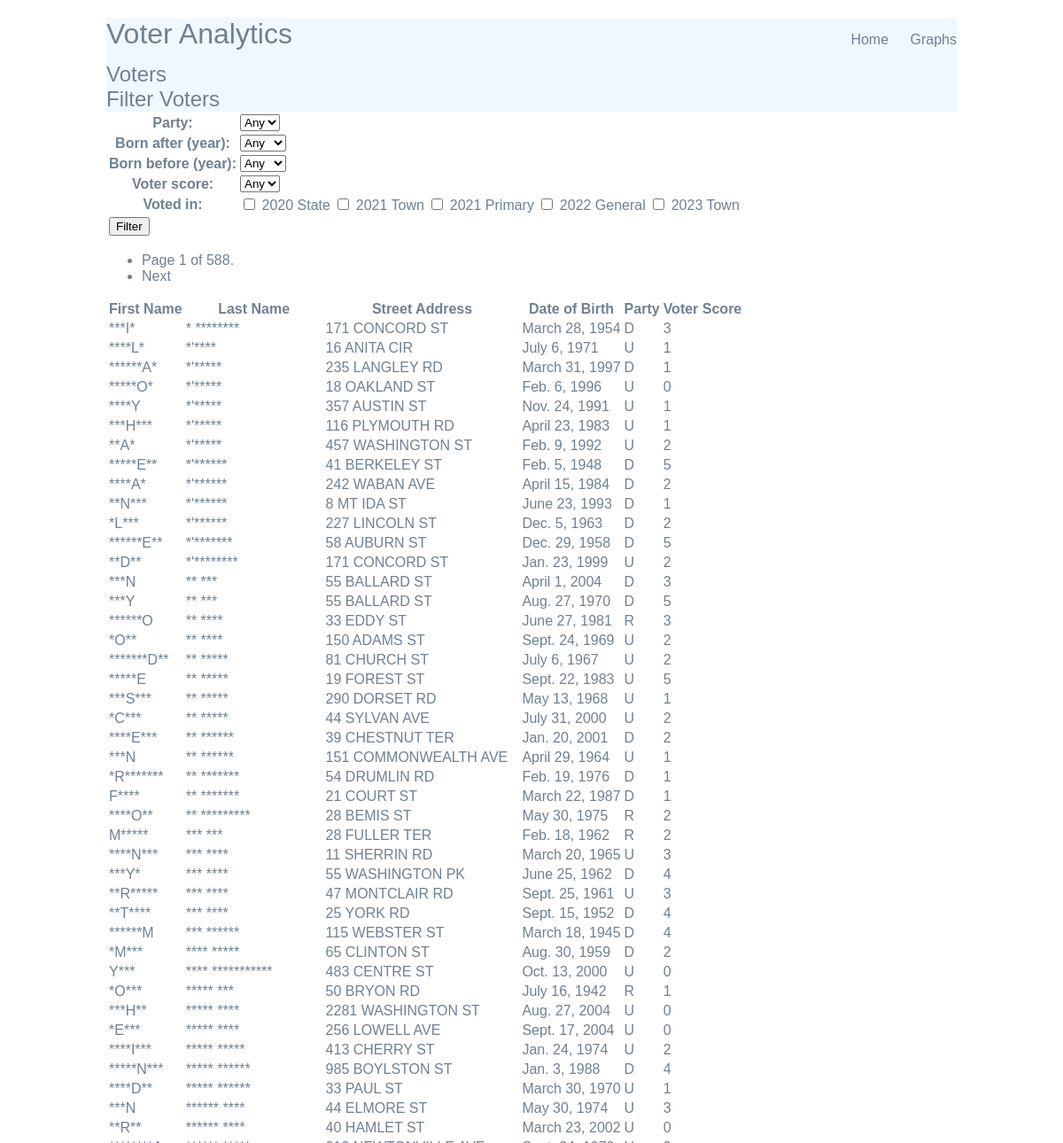
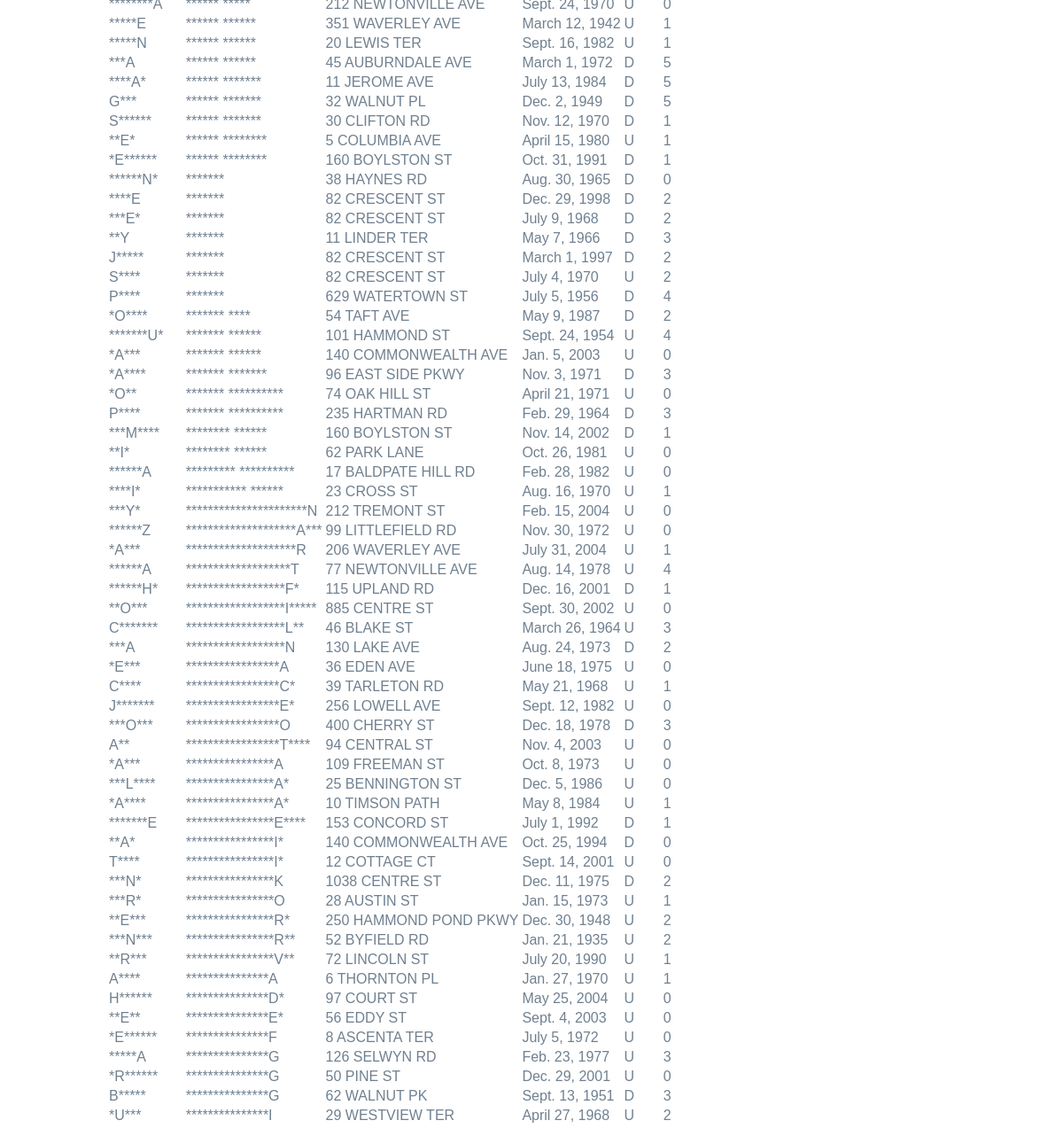
Screenshot of /voter_analytics/ with the database file from the repository (2 pictures, top to bottom).
### voter_analytics/models.py (models this page shows, shortened)
class Voter(models.Model):
    voted_id = models.TextField()
    last_name = models.TextField()
    first_name = models.TextField()
    street_num = models.TextField()
    street_name = models.TextField()
    street_apt_num = models.TextField(blank=True)
    street_zip_code = models.TextField()
    date_of_birth = models.DateField()
    date_of_regis = models.DateField()
    party_affiliation = models.CharField(max_length=2)
    precinct_num = models.CharField(max_length=4)
    v20state = models.BooleanField()
    v21town = models.BooleanField()
    v21primary = models.BooleanField()
    v22general = models.BooleanField()
    v23town = models.BooleanField()
    voter_score = models.IntegerField()

### voter_analytics/views.py (the view)
# urls.py: path('', views.VotersListView.as_view(), name='voters'),
class VotersListView(ListView):
    model = Voter
    template_name = 'voter_analytics/voters.html'
    context_object_name = 'voters'
    paginate_by = 100
    def get_queryset(self):
        voters = super().get_queryset().order_by('last_name', 'first_name')
        if 'party' in self.request.GET:
            party = self.request.GET['party']
            if party:
                voters = voters.filter(party_affiliation=party)
        if 'min_year' in self.request.GET:
            min_year = self.request.GET['min_year']
            if min_year:
                voters = voters.filter(date_of_birth__year__gte=min_year)
        if 'max_year' in self.request.GET:
            max_year = self.request.GET['max_year']
            if max_year:
                voters = voters.filter(date_of_birth__year__lte=max_year)
        if 'voter_score' in self.request.GET:
            voter_score = self.request.GET['voter_score']
            if voter_score:
                voters = voters.filter(voter_score=voter_score)
        if 'v20state' in self.request.GET:
            voters = voters.filter(v20state=True)
        if 'v21town' in self.request.GET:
            voters = voters.filter(v21town=True)
        if 'v21primary' in self.request.GET:
            voters = voters.filter(v21primary=True)
        if 'v22general' in self.request.GET:
            voters = voters.filter(v22general=True)
        if 'v23town' in self.request.GET:
            voters = voters.filter(v23town=True)
        return voters
    def get_context_data(self, **kwargs):
        context = super().get_context_data(**kwargs)
        context['parties'] = Voter.objects.values_list(
            'party_affiliation', flat=True).distinct().order_by('party_affiliation')
        context['years'] = [d.year for d in Voter.objects.dates('date_of_birth', 'year')]
        context['scores'] = range(0, 6)
        context['sel_party'] = self.request.GET.get('party', '')
        context['sel_min_year'] = self.request.GET.get('min_year', '')
        context['sel_max_year'] = self.request.GET.get('max_year', '')
        context['sel_score'] = self.request.GET.get('voter_score', '')
        params = self.request.GET.copy()
        params.pop('page', None)
        context['query_string'] = params.urlencode()
        return context

### voter_analytics/templates/voter_analytics/voters.html (shortened to what this page needs)
{% extends 'voter_analytics/base.html' %}
{% block content %}
<h2>Voters</h2>
<div class="container">
    {% include "voter_analytics/search.html" %}
    {% if is_paginated %}
    <ul>
        <li>Page {{ page_obj.number }} of {{ page_obj.paginator.num_pages }}.</li>
        {% if page_obj.has_next %}
        <li><a href="?{{ query_string }}&page={{ page_obj.next_page_number }}">Next</a></li>
        {% endif %}
    </ul>
    {% endif %}
    <table>
        <tr>
            <th>First Name</th>
            <th>Last Name</th>
            <th>Street Address</th>
            <th>Date of Birth</th>
            <th>Party</th>
            <th>Voter Score</th>
        </tr>
        {% for v in voters %}
        <tr>
            <td><a href="{% url 'voter' v.pk %}">{{ v.first_name }}</a></td>
            <td><a href="{% url 'voter' v.pk %}">{{ v.last_name }}</a></td>
            <td>{{ v.street_num }} {{ v.street_name }}</td>
            <td>{{ v.date_of_birth }}</td>
            <td>{{ v.party_affiliation }}</td>
            <td>{{ v.voter_score }}</td>
        </tr>
        {% endfor %}
    </table>
</div>
{% endblock %}

### static/styles_marathon.css (style rules this page uses)
body { background-color: #fff; color: slategray; font-family: arial; }
h1,h2,h3,h4,h5 { font-weight: normal; background:aliceblue; margin: 0; }
a, a:visited { color: slategrey; text-decoration: none; }
body { max-width: 960px; margin: 20px auto; padding: 20px auto; }

### rows the page displays
Voter: first_name "*****E", last_name "** *****", street_num "19", street_name "FOREST ST", date_of_birth "Sept. 22, 1983", party_affiliation "U", voter_score "5"
Voter: first_name "*****N***", last_name "***** ******", street_num "985", street_name "BOYLSTON ST", date_of_birth "Jan. 3, 1988", party_affiliation "D", voter_score "4"
Voter: first_name "**E*", last_name "****** ********", street_num "5", street_name "COLUMBIA AVE", date_of_birth "April 15, 1980", party_affiliation "U", voter_score "1"
Voter: first_name "*A****", last_name "******* *******", street_num "96", street_name "EAST SIDE PKWY", date_of_birth "Nov. 3, 1971", party_affiliation "D", voter_score "3"
Voter: first_name "**R***", last_name "****************V**", street_num "72", street_name "LINCOLN ST", date_of_birth "July 20, 1990", party_affiliation "U", voter_score "1"

### other values shown
{{ page_obj.number }} "1"
{{ page_obj.paginator.num_pages }} "588"
